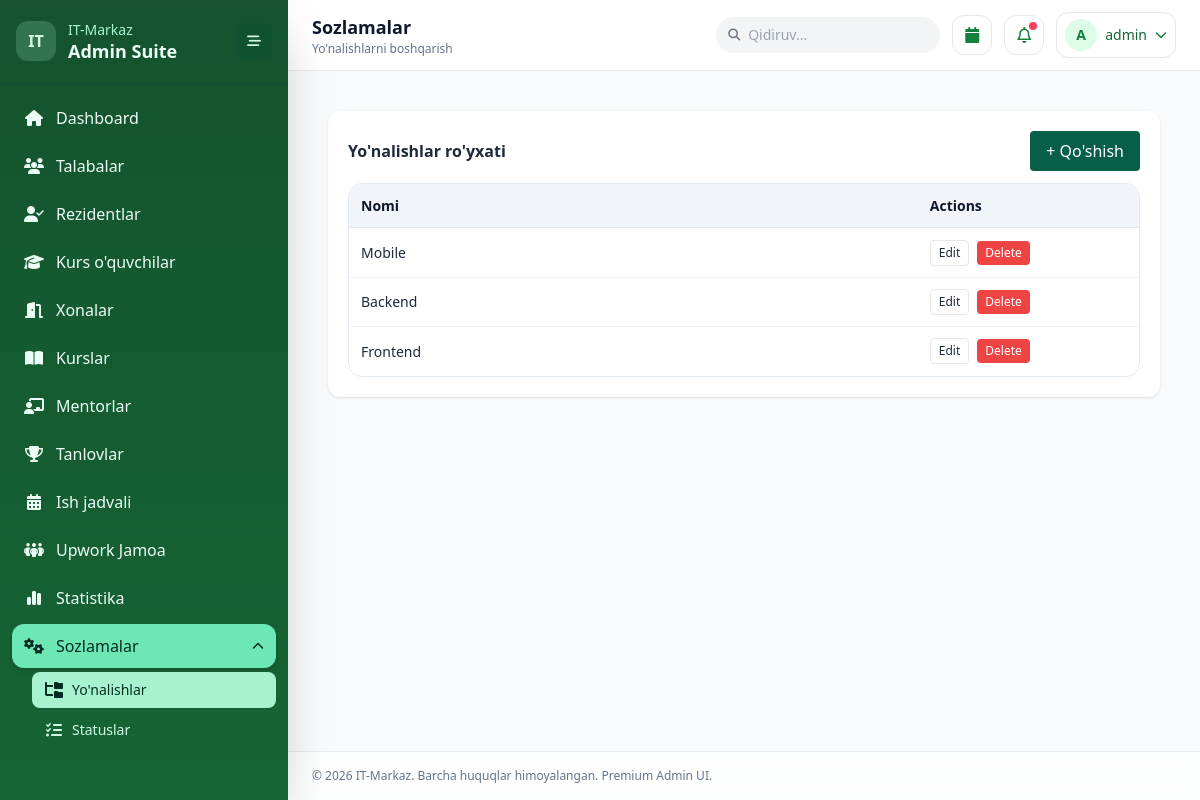
The app's page /admin/index.php?page=directions (signed in) with its own data.
### tables this page shows
CREATE TABLE IF NOT EXISTS directions (
  id INT UNSIGNED AUTO_INCREMENT PRIMARY KEY,
  name VARCHAR(120) NOT NULL UNIQUE
);

### admin/layout.php (called while the page is built)
<?php
$currentPage = $currentPage ?? 'dashboard';
$pageMeta = [
    'dashboard' => ['title' => 'Dashboard', 'subtitle' => 'Tizim ko\'rsatkichlari va so\'nggi faolliklar'],
    'residents' => ['title' => 'Rezidentlar', 'subtitle' => 'Faol rezidentlar ro\'yxati'],
    'students' => ['title' => 'Talabalar', 'subtitle' => 'Talabalar bazasi va statuslari'],
    'course_students' => ['title' => 'Kurs o\'quvchilar', 'subtitle' => 'Kurs bo\'yicha o\'quvchilar monitoringi'],
    'rooms' => ['title' => 'Xonalar', 'subtitle' => 'Xona va kompyuter sig\'imini boshqarish'],
    'courses' => ['title' => 'Kurslar', 'subtitle' => 'Kurslar jadvali va davomiyligi'],
    'mentors' => ['title' => 'Mentorlar', 'subtitle' => 'Rezident talabalarni mentor sifatida kurslarga biriktirish'],
    'competitions' => ['title' => 'Tanlovlar', 'subtitle' => 'Tanlovlar ro\'yxati va bildirishnomalar'],
    'competition_detail' => ['title' => 'Tanlov Tafsiloti', 'subtitle' => 'Ishtirokchilar, xabar yuborish va natijalar'],
    'schedule' => ['title' => 'Ish Jadvali', 'subtitle' => 'Kunlik va haftalik reja boshqaruvi'],
    'statistics' => ['title' => 'Statistika', 'subtitle' => 'Asosiy ko\'rsatkichlar va top natijalar'],
    'teams' => ['title' => 'Upwork Jamoa', 'subtitle' => 'Jamoalarni yaratish va a\'zolarni boshqarish'],
    'directions' => ['title' => 'Sozlamalar', 'subtitle' => 'Yo\'nalishlarni boshqarish'],
    'statuses' => ['title' => 'Sozlamalar', 'subtitle' => 'Statuslarni boshqarish'],
];
$currentMeta = $pageMeta[$currentPage] ?? $pageMeta['dashboard'];
$pageTitle = $currentMeta['title'];
$pageSubtitle = $currentMeta['subtitle'];

### config/config.php (called while the page is built, shortened)
<?php
function ensure_mentor_module_schema(mysqli $db): void
{
    $fkExists = static function (string $table, string $fkName) use ($db): bool {
        $sql = "SELECT COUNT(*) AS cnt FROM INFORMATION_SCHEMA.REFERENTIAL_CONSTRAINTS WHERE CONSTRAINT_SCHEMA = DATABASE() AND TABLE_NAME = ? AND CONSTRAINT_NAME = ?";
        $stmt = $db->prepare($sql);
        $stmt->bind_param('ss', $table, $fkName);
        $stmt->execute();
        return (int) ($stmt->get_result()->fetch_assoc()['cnt'] ?? 0) > 0;
    };
    $db->query('
      CREATE TABLE IF NOT EXISTS mentors (
        id INT UNSIGNED AUTO_INCREMENT PRIMARY KEY,
        student_id INT UNSIGNED NOT NULL,
        course_id INT UNSIGNED NOT NULL,
        created_at TIMESTAMP DEFAULT CURRENT_TIMESTAMP,
        UNIQUE KEY uq_mentor_student_course (student_id, course_id),
        CONSTRAINT fk_mentors_student FOREIGN KEY (student_id)
          REFERENCES students(id) ON DELETE CASCADE ON UPDATE CASCADE,
        CONSTRAINT fk_mentors_course FOREIGN KEY (course_id)
          REFERENCES courses(id) ON DELETE CASCADE ON UPDATE CASCADE
      ) ENGINE=InnoDB DEFAULT CHARSET=utf8mb4 COLLATE=utf8mb4_unicode_ci
    ');
    $db->query('DELETE FROM mentors WHERE student_id IS NULL OR course_id IS NULL');
    if (!$fkExists('mentors', 'fk_mentors_course')) {
        $db->query('ALTER TABLE mentors ADD CONSTRAINT fk_mentors_course FOREIGN KEY (course_id) REFERENCES courses(id) ON DELETE CASCADE ON UPDATE CASCADE');
    }
}

### admin/data_provider.php (called while the page is built, shortened)
<?php
function qp_int(array $input, string $key, int $default = 1, int $min = 1): int
{
    $value = isset($input[$key]) ? (int) $input[$key] : $default;
    return max($min, $value);
}
function paginate_meta(int $total, int $page, int $perPage): array
{
    $pages = max(1, (int) ceil($total / $perPage));
    $page = min(max(1, $page), $pages);
    return [
        'page' => $page,
        'per_page' => $perPage,
        'total' => $total,
        'pages' => $pages,
        'offset' => ($page - 1) * $perPage,
    ];
}
function load_page_data(mysqli $db, string $page, array $input): array
{
    if ($page === 'directions') {
        $pageNum = qp_int($input, 'p', 1, 1);
        $perPage = 20;
        $totalRes = $db->query('SELECT COUNT(*) cnt FROM directions');
        $total = (int) (($totalRes ? $totalRes->fetch_assoc()['cnt'] : 0) ?? 0);
        $meta = paginate_meta($total, $pageNum, $perPage);
        $stmt = $db->prepare('SELECT id, name FROM directions ORDER BY id DESC LIMIT ? OFFSET ?');
        $stmt->bind_param('ii', $meta['per_page'], $meta['offset']);
        $stmt->execute();
        return ['items' => $stmt->get_result()->fetch_all(MYSQLI_ASSOC), 'pagination' => $meta];
    }
    return [];
}

### admin/pages/directions.php (the view, shortened to what this page needs)
<?php
$items = $pageData['items'] ?? [];
?>
<div class="p-4">
    <div class="bg-white rounded-xl shadow p-5">
        <div class="flex items-center justify-between mb-3"><h3 class="font-semibold">Yo'nalishlar ro'yxati</h3><button onclick="openDirectionModal()" class="bg-emerald-800 text-white px-4 py-2 rounded">+ Qo'shish</button></div>
        <div class="table-shell">
            <table class="admin-table"><colgroup><col style="width:72%;"><col style="width:28%;"></colgroup><thead><tr><th>Nomi</th><th>Actions</th></tr></thead><tbody>
            <?php foreach($items as $d): ?><?php $json = htmlspecialchars(json_encode($d, JSON_UNESCAPED_UNICODE), ENT_QUOTES, 'UTF-8'); ?><tr><td><?= htmlspecialchars($d['name']); ?></td><td><div class="table-actions"><button type="button" class="js-direction-edit px-2 py-1 text-xs border rounded" data-item="<?= $json; ?>">Edit</button><button type="button" class="js-direction-delete px-2 py-1 text-xs bg-red-500 text-white rounded" data-id="<?= (int)$d['id']; ?>">Delete</button></div></td></tr><?php endforeach; ?>
            </tbody></table>
        </div>
    </div>
</div>

### admin/index.php (shortened to what this page needs)
<?php
require_once __DIR__ . '/../config/config.php';
require_once __DIR__ . '/data_provider.php';
$db = (new Database())->connect();
ensure_mentor_module_schema($db);
$currentPage = $_GET['page'] ?? 'dashboard';
require __DIR__ . '/layout.php';
$pageData = load_page_data($db, $currentPage, $_GET);
?>
<!doctype html>
<html lang="uz">
<head>
    <script src="https://cdn.tailwindcss.com"></script>
    <link href="https://cdnjs.cloudflare.com/ajax/libs/font-awesome/6.5.0/css/all.min.css" rel="stylesheet">
    <link rel="stylesheet" href="https://cdn.jsdelivr.net/npm/flatpickr/dist/flatpickr.min.css">
    <link href="https://cdn.jsdelivr.net/npm/select2@4.1.0-rc.0/dist/css/select2.min.css" rel="stylesheet">
</head>
<body class="bg-gray-50 text-slate-800 antialiased">
<div class="min-h-screen flex">
    <?php include __DIR__ . '/partials/sidebar.php'; ?>
    <div id="mainShell" class="flex-1 flex flex-col transition-all duration-200 md:pl-72">
        <?php include __DIR__ . '/partials/header.php'; ?>
        <main class="flex-1 overflow-auto bg-gray-50 p-4 md:p-6">
            <?php include __DIR__ . '/pages/' . $currentPage . '.php'; ?>
        </main>
        <?php include __DIR__ . '/partials/footer.php'; ?>
    </div>
</div>
</body>
</html>

### admin/partials/sidebar.php
<?php
$currentPage = $currentPage ?? 'dashboard';
$menus = [
    'dashboard' => ['label' => 'Dashboard', 'icon' => 'fa-home', 'link' => 'index.php?page=dashboard'],
    'students' => ['label' => 'Talabalar', 'icon' => 'fa-users', 'link' => 'index.php?page=students'],
    'residents' => ['label' => 'Rezidentlar', 'icon' => 'fa-user-check', 'link' => 'index.php?page=residents'],
    'course_students' => ['label' => 'Kurs o\'quvchilar', 'icon' => 'fa-graduation-cap', 'link' => 'index.php?page=course_students'],
    'rooms' => ['label' => 'Xonalar', 'icon' => 'fa-door-open', 'link' => 'index.php?page=rooms'],
    'courses' => ['label' => 'Kurslar', 'icon' => 'fa-book-open', 'link' => 'index.php?page=courses'],
    'mentors' => ['label' => 'Mentorlar', 'icon' => 'fa-chalkboard-teacher', 'link' => 'index.php?page=mentors'],
    'competitions' => ['label' => 'Tanlovlar', 'icon' => 'fa-trophy', 'link' => 'index.php?page=competitions'],
    'schedule' => ['label' => 'Ish jadvali', 'icon' => 'fa-calendar-days', 'link' => 'index.php?page=schedule'],
    'teams' => ['label' => 'Upwork Jamoa', 'icon' => 'fa-people-group', 'link' => 'index.php?page=teams'],
    'statistics' => ['label' => 'Statistika', 'icon' => 'fa-chart-simple', 'link' => 'index.php?page=statistics'],
];
$settingsChildren = [
    'directions' => ['label' => 'Yo\'nalishlar', 'icon' => 'fa-folder-tree', 'link' => 'index.php?page=directions'],
    'statuses' => ['label' => 'Statuslar', 'icon' => 'fa-list-check', 'link' => 'index.php?page=statuses'],
];
$isSettingsSection = in_array($currentPage, array_keys($settingsChildren), true);
$activePage = $currentPage === 'competition_detail' ? 'competitions' : $currentPage;
?>
<aside
    id="sidebar"
    class="fixed inset-y-0 left-0 z-40 w-72 md:w-72 bg-gradient-to-b from-green-900 to-green-800 text-emerald-50 transform -translate-x-full md:translate-x-0 transition-all duration-200 shadow-2xl">
    <div class="h-full flex flex-col">
        <div class="px-4 py-5 border-b border-emerald-900/60 flex items-center justify-between">
            <div class="flex items-center gap-3">
                <div class="h-10 w-10 rounded-xl bg-emerald-200/20 text-emerald-100 flex items-center justify-center font-bold">IT</div>
                <div class="sidebar-label">
                    <p class="text-sm text-emerald-200">IT-Markaz</p>
                    <p class="text-lg font-semibold leading-tight text-emerald-50">Admin Suite</p>
                </div>
            </div>
            <button id="sidebarCollapseBtn" class="hidden md:flex h-9 w-9 items-center justify-center rounded-lg bg-emerald-900/30 text-emerald-100 hover:bg-emerald-700/90 transition-all duration-200" title="Sidebarni yig'ish">
                <i class="fa-solid fa-bars-staggered text-sm"></i>
            </button>
        </div>
        <nav class="flex-1 p-3 space-y-1 overflow-y-auto">
            <?php foreach ($menus as $key => $menu): ?>
                <a
                    href="<?= $menu['link']; ?>"
                    class="sidebar-link group relative flex items-center gap-3 px-3 py-2.5 rounded-xl transition-all duration-200 <?= $activePage === $key ? 'bg-emerald-300 text-emerald-950 shadow-md' : 'hover:bg-emerald-800/80 text-emerald-50'; ?>"
                    data-tooltip="<?= htmlspecialchars($menu['label']); ?>">
                    <i class="fa-solid <?= $menu['icon']; ?> w-5 text-center"></i>
                    <span class="sidebar-label whitespace-nowrap"><?= $menu['label']; ?></span>
                </a>
            <?php endforeach; ?>
            <div class="space-y-1">
                <button
                    id="settingsMenuToggle"
                    type="button"
                    class="sidebar-link group relative flex w-full items-center justify-between gap-3 px-3 py-2.5 rounded-xl transition-all duration-200 <?= $isSettingsSection ? 'bg-emerald-300 text-emerald-950 shadow-md' : 'hover:bg-emerald-800/80 text-emerald-50'; ?>"
                    aria-expanded="<?= $isSettingsSection ? 'true' : 'false'; ?>">
                    <span class="flex items-center gap-3">
                        <i class="fa-solid fa-gears w-5 text-center"></i>
                        <span class="sidebar-label whitespace-nowrap">Sozlamalar</span>
                    </span>
                    <i id="settingsMenuChevron" class="fa-solid fa-chevron-down text-xs sidebar-label transition-transform duration-200 <?= $isSettingsSection ? 'rotate-180' : ''; ?>"></i>
                </button>
                <div id="settingsSubmenu" class="space-y-1 pl-5 <?= $isSettingsSection ? '' : 'hidden'; ?>">
                    <?php foreach ($settingsChildren as $key => $item): ?>
                        <a
                            href="<?= $item['link']; ?>"
                            class="sidebar-link group relative flex items-center gap-2 px-3 py-2 rounded-lg transition-all duration-200 <?= $currentPage === $key ? 'bg-emerald-200 text-emerald-950 shadow-sm' : 'hover:bg-emerald-800/70 text-emerald-100'; ?>"
                            data-tooltip="<?= htmlspecialchars($item['label']); ?>">
                            <i class="fa-solid <?= $item['icon']; ?> w-5 text-center"></i>
                            <span class="sidebar-label whitespace-nowrap text-sm"><?= $item['label']; ?></span>
                        </a>
                    <?php endforeach; ?>
                </div>
            </div>
        </nav>
    </div>
</aside>

### admin/partials/header.php (shortened to what this page needs)
<header class="sticky top-0 z-20 bg-white border-b border-gray-200">
    <div class="px-4 md:px-6 py-3 flex items-center justify-between gap-3">
        <div class="flex items-center gap-3 min-w-0">
            <div class="min-w-0">
                <h1 class="font-semibold text-slate-900 text-lg truncate"><?= htmlspecialchars($pageTitle ?? 'Dashboard'); ?></h1>
                <p class="text-xs text-slate-500 truncate"><?= htmlspecialchars($pageSubtitle ?? 'Admin panel'); ?></p>
            </div>
        </div>
        <div class="flex items-center gap-2 md:gap-3">
            <div class="hidden md:block relative">
                <i class="fa-solid fa-magnifying-glass absolute left-3 top-1/2 -translate-y-1/2 text-gray-500 text-xs"></i>
                <input id="globalSearch" class="w-44 lg:w-56 bg-gray-100 rounded-full px-4 py-2 pl-8 text-sm focus:ring-2 focus:ring-green-500 outline-none transition-all duration-200" placeholder="Qidiruv...">
            </div>
            <div class="relative">
                <button id="calendarBtn" class="h-10 w-10 rounded-xl border border-gray-200 bg-white text-green-700 hover:bg-green-50 transition-all duration-200 relative">
                    <i class="fa-solid fa-calendar"></i>
                </button>
            </div>
            <button class="h-10 w-10 rounded-xl border border-gray-200 bg-white text-green-700 hover:bg-green-50 transition-all duration-200 relative">
                <i class="fa-regular fa-bell"></i>
                <span class="absolute top-1.5 right-1.5 h-2 w-2 rounded-full bg-rose-500"></span>
            </button>
            <div class="relative">
                <button id="profileMenuBtn" class="flex items-center gap-2 rounded-xl border border-gray-200 px-2 py-1.5 text-green-800 hover:bg-green-50 transition-all duration-200">
                    <div class="h-8 w-8 rounded-full bg-green-100 text-green-700 font-semibold text-sm flex items-center justify-center">
                        <?= strtoupper(substr($_SESSION['admin_username'] ?? 'A', 0, 1)); ?>
                    </div>
                    <span class="hidden sm:block text-sm font-medium text-green-800">admin</span>
                    <i class="fa-solid fa-chevron-down text-xs text-green-700"></i>
                </button>
            </div>
        </div>
    </div>
</header>

### admin/partials/footer.php
<footer class="px-4 md:px-6 py-4 text-xs text-slate-500 border-t border-slate-200/80 bg-white/70 backdrop-blur">
    © <?= date('Y'); ?> IT-Markaz. Barcha huquqlar himoyalangan. Premium Admin UI.
</footer>

### admin/index.php (style rules this page uses)
.table-shell { border: 1px solid #e2e8f0; border-radius: 0.875rem; overflow: auto; background: #fff; }
.admin-table { width: 100%; min-width: 720px; border-collapse: collapse; table-layout: fixed; font-size: 0.875rem; }
.admin-table thead th { background: #f1f5f9; color: #0f172a; font-weight: 600; text-align: left; padding: 0.7rem 0.75rem; border-bottom: 1px solid #e2e8f0; }
.admin-table tbody td { color: #1e293b; padding: 0.7rem 0.75rem; border-bottom: 1px solid #eef2f7; vertical-align: middle; word-break: break-word; }
.admin-table tbody tr:last-child td { border-bottom: none; }
.table-actions { display: flex; align-items: center; gap: 0.5rem; flex-wrap: wrap; }

### records on screen
directions: name "Mobile"
directions: name "Backend"
directions: name "Frontend"

### other values on screen
$menu['label'] "Dashboard"
$menu['label'] "Talabalar"
$menu['label'] "Rezidentlar"
$menu['label'] "Kurs o'quvchilar"
$menu['label'] "Xonalar"
$menu['label'] "Kurslar"
$menu['label'] "Mentorlar"
$menu['label'] "Tanlovlar"
$menu['label'] "Ish jadvali"
$menu['label'] "Upwork Jamoa"
$menu['label'] "Statistika"
$item['label'] "Yo'nalishlar"
$item['label'] "Statuslar"
$pageTitle "Sozlamalar"
$pageSubtitle "Yo'nalishlarni boshqarish"
